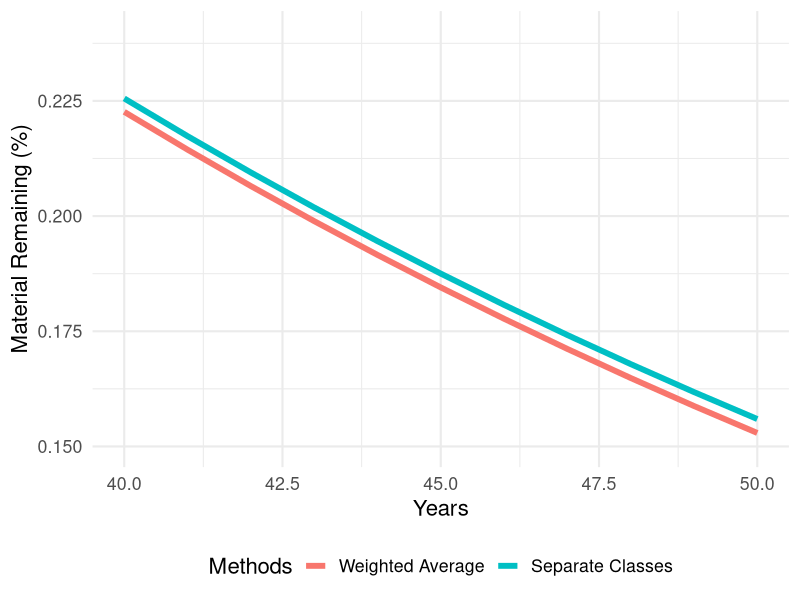
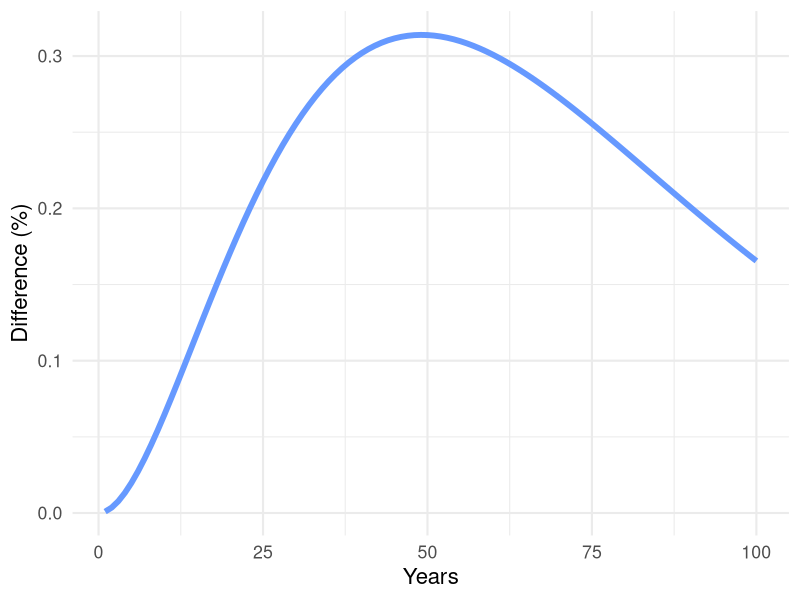
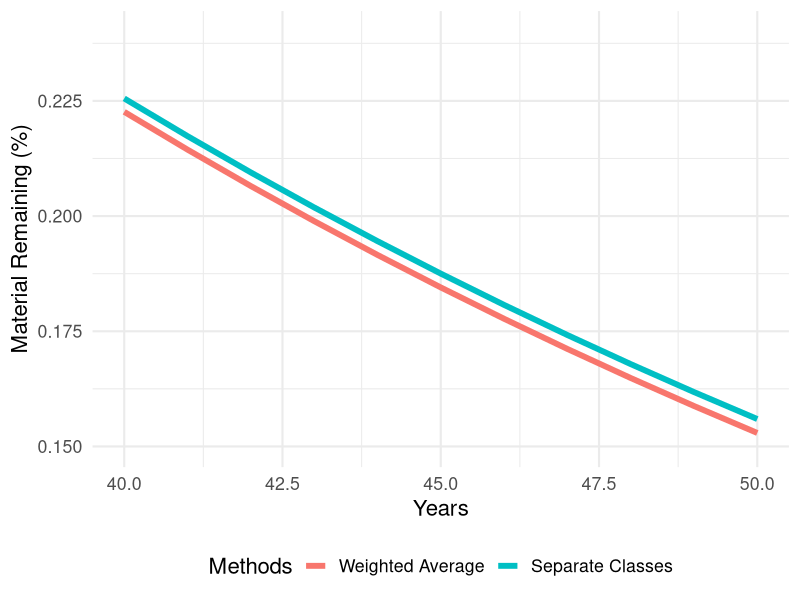
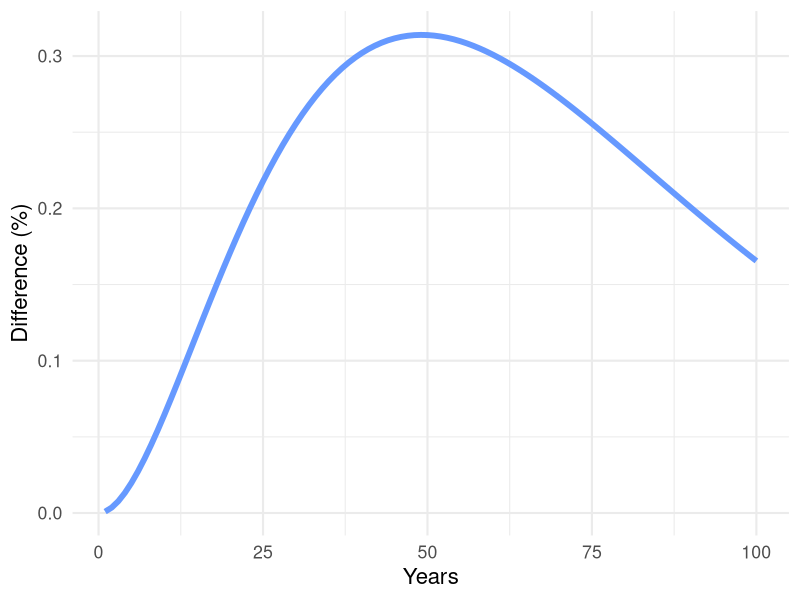

These charts were generated, in order, by the following R code:
## ---- chunk 1
library(tidyverse)
library(magrittr)
## ---- chunk 2
options(scipen = 20)
## ---- chunk 3
# decay value
k_val <- 0.05

# proportions of material
pro_ag <- .892
pro_gc <- .108

# piled coefficient applied to ag material
piled_coeff <- 0.721

# initial pile load
pile <- 10

# time
years <- seq(1,100)
## ---- chunk 4
piled_k_const <- function(k_const, coEf = piled_coeff, per_ag = pro_ag, per_gc = pro_gc) {
  
  k_pile <- ((k_const * coEf) * per_ag) + (k_const * per_gc)
  
  return(k_pile)
}
## ---- chunk 5
df <- data.frame(
  "single_pool" =  pile * exp(-piled_k_const(k_val) * years), # single pool 
  "ag" =  pile * pro_ag * exp(-k_val * piled_coeff * years), # AG
  "gc" =  pile * pro_gc * exp(-k_val * years) # GC
  #"sum_ag_gc" = sum(ag, gc)
  #"per_diff" = single_pool - sum_ag_gc
)
## ---- chunk 6
df %<>% 
  mutate(sum_ag_gc = ag + gc,
         per_diff = 100 * abs(single_pool - sum_ag_gc) / single_pool[1])
df %<>% 
  mutate(single_pool_per = single_pool/pile,
         sum_per = sum_ag_gc/pile)
## ---- chunk 7
ggplot(df) +
  theme_minimal(base_size = 16) +
  geom_line(aes(years, single_pool_per, color = "green"), size = 2) + 
  geom_line(aes(years, sum_per, color = "red"), size = 2) + 
  scale_color_discrete(name = "Methods", labels = c("Weighted Average", "Separate Classes")) +
  scale_x_continuous(limits = c(40, 50)) +
  scale_y_continuous(limits = c(.15, .24)) +
  labs(y = "Material Remaining (%)", x = "Years") +
  theme(legend.position = "bottom")
## ---- chunk 8
ggsave("images/comparison_piles.png", dpi = 300)
## ---- chunk 9
ggplot(df) +
  theme_minimal(base_size = 16) +
  geom_line(aes(years, per_diff), color = "#6699ff", size = 2) +
  labs(x = "Years", y = "Difference (%)")
## ---- chunk 10
ggsave("images/percent_diff.png", dpi = 300)
